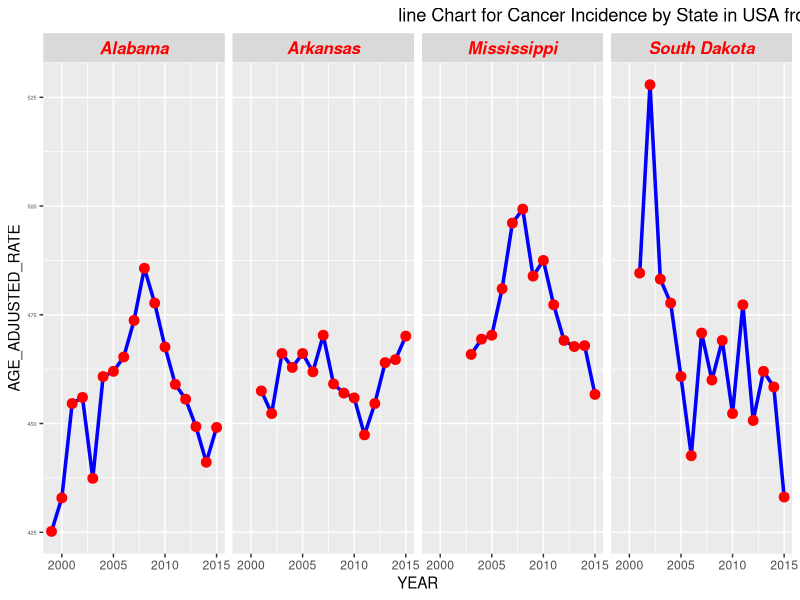

This chart was generated by the following R code:
cancer_incidence_state <- read.csv("../Cleaned_data/cancer_incidence_state.csv")
df <- cancer_incidence_state[cancer_incidence_state$AREA %in% c('Arkansas','Mississippi','South Dakota','Alabama'),]

library(ggplot2)
# Basic line plot with points
ggplot(data=df, aes(x=YEAR, y=AGE_ADJUSTED_RATE, group=AREA)) +
  geom_line(color="blue", size=1.2)+
  geom_point(color="red", size=3)+
  facet_wrap(~AREA, ncol=4)+
  theme(axis.text.y = element_text(size=4),
        strip.text.x = element_text(size=12, color="red",
                                    face="bold.italic"),
        strip.text.y = element_text(size=12, color="red",
                                    face="bold.italic"))+
  ggtitle('                                                                       line Chart for Cancer Incidence by State in USA from 1999 to 2015')
